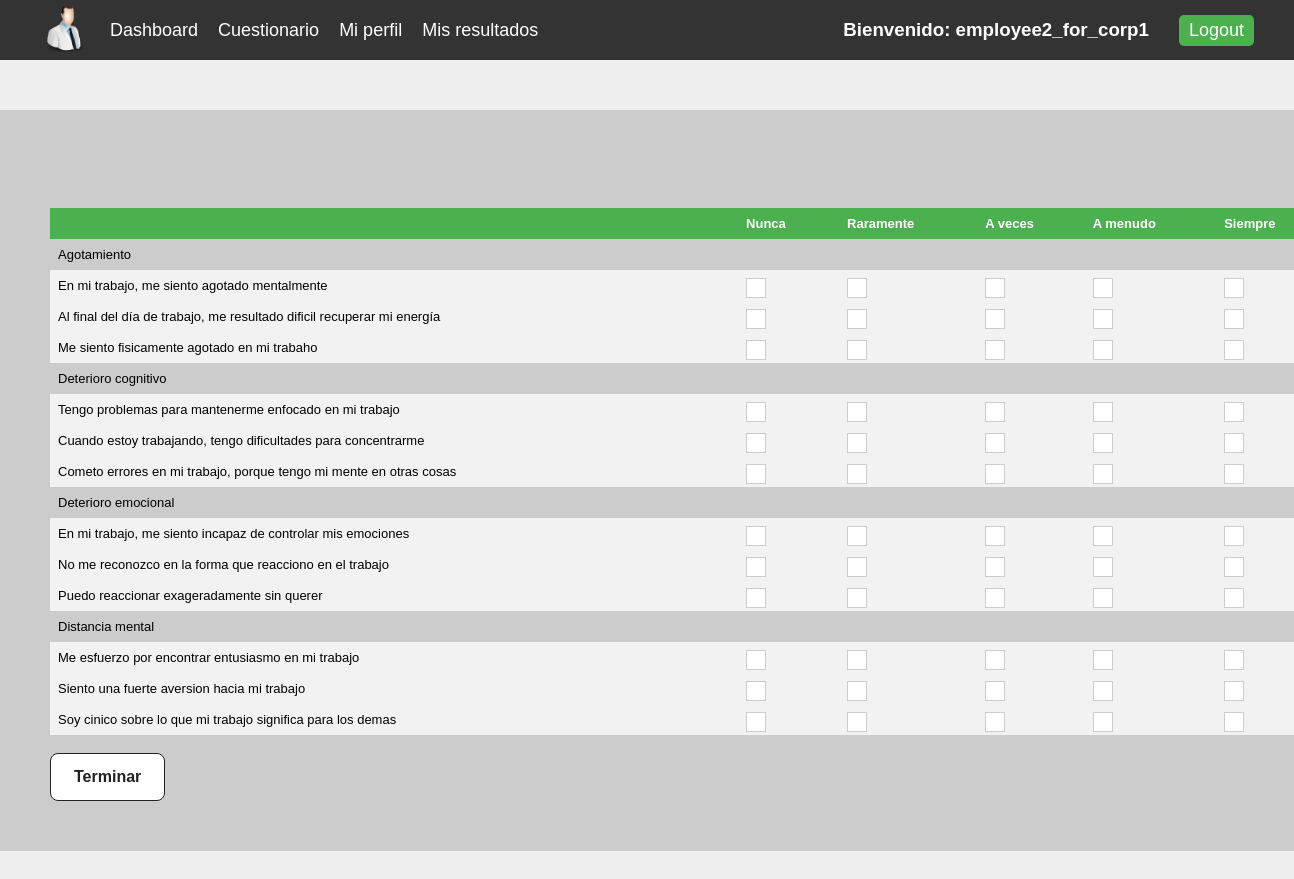
Page / (signed in) on the committed database.
### app/models/user.py (models this page shows)
class User(db.Model, UserMixin):
    id = db.Column(db.Integer, primary_key=True)
    username = db.Column(db.String(100), unique=True)
    email= db.Column(db.String(100), unique=True)
    password = db.Column(db.String(300))
    is_active = db.Column(db.Boolean, default=False)
    is_corp = db.Column(db.Boolean, default=False)
    is_doctor = db.Column(db.Boolean, default=False)
    is_employee =  db.Column(db.Boolean, default=False)
    role = db.Column(db.String(100), unique=False)
    gender = db.Column(db.String(100), unique=False)
    permissions = db.relationship('Permission', secondary=user_permissions, lazy='subquery',backref=db.backref('users', lazy=True))
    doctor_access = db.Column(db.Boolean, default=False)

### app/models/question.py (models this page shows)
class Question(db.Model):
    id = db.Column(db.Integer, primary_key=True)
    text = db.Column(db.String(255))
    category = db.Column(db.String(255))
    questionnaire_id = db.Column(db.Integer, db.ForeignKey('questionnaire.id'))

### app/views/home_view.py (the view)
@app.route("/", methods = ['GET','POST'])
@login_required
def home():
    if current_user.is_doctor or current_user.is_corp:
        return redirect(url_for('dashboard'))
    questions = Question.query.filter_by(questionnaire_id=1).order_by(Question.category).all()
    choices = [
        'Nunca',
        'Raramente',
        'Algunas veces',
        'A menudo',
        'Siempre'
    ]
    submission = Submission.query.filter_by(user=current_user.id).order_by(Submission.id.desc()).first()
    current_date = datetime.now()
    submited = False
    if submission:
        next_week = submission.submitted_at + timedelta(weeks=1)
        if current_date <= next_week:
            submited= True
    return render_template("home.html", user=current_user, questions=questions,submited=submited, choices= choices)

### app/models/user.py (called while the page is built)
@login_manager.user_loader
def load_user(user_id):
    return User.query.get(user_id)

### app/templates/home.html (shortened to what this page needs)
{% extends 'nav.html' %}
{% block content %}
<link rel="stylesheet" href="{{ url_for('static', filename='css/card.css')}}" />
<link rel="stylesheet" href="{{ url_for('static', filename='css/modal.css')}}" />
<table id="myTable">
  <thead>
    <tr>
      <th></th>
      <th>Nunca</th>
      <th>Raramente</th>
      <th>A veces</th>
      <th>A menudo</th>
      <th>Siempre</th>
    </tr>
  </thead>
  <tbody>
    <div class="blog-container">
      {% set categories_list = [] %}
      {% for question in questions %}
      {% if question.category not in categories_list %}
      <tr style="background-color: #cccccc;"><td>{{question.category}}</td></tr>
      {% endif %}
      {% set _ = categories_list.append(question.category) %}
      <tr>
        <td>
          {{question.text}}
        </td>
        {% for choice in choices %}
        <td>
          <label class="checkbox">
            <span class="checkbox-icon"></span>
            <div class="content">&nbsp;</div>
          </label>
        </td>
        {% endfor %}
      </tr>
      {% endfor %}
    </div>
  </tbody>
</table>
<br>
{% if not submited %}
<button id="submitBTN" class="postbtn" onclick="submutAnswers()"> Terminar</button>
{% else %}
<h1 style="color: brown;">¡Solo puedes responder un cuestionario por semana! </h1>
{% endif %}
{% endblock%}

### app/templates/nav.html (shortened to what this page needs)
<!DOCTYPE html>
<html lang="en">
<head>
    <link rel="stylesheet" href="{{ url_for('static', filename='css/nav.css')}}">
</head>
<body>
    <div class="navbar">
		{% if user.is_employee %}
		<a href="{{url_for('home')}}" class="logo"><img style="max-width: 50px; margin-left: 20px;" src="{{ url_for('static', filename='imgs/user2.png')}}" alt=""></a>
		<a href="{{url_for('dashboard')}}">Dashboard</a>
		<a href="{{url_for('home')}}">Cuestionario</a>
		<a href="{{url_for('employee_profile')}}">Mi perfil</a>
		<a href="{{url_for('my_results')}}">Mis resultados</a>
		{% endif %}
		{% if user.is_authenticated %}
			<h3 style="margin-right: 30px;">Bienvenido: <strong>{{user.username}}</strong></h3>
			<a href="{{url_for('logout')}}" class="login-button">Logout</a>
		{% else %}
			<a href="{{url_for('login')}}" class="login-button">Login</a>
		{% endif %}
	</div>
	<section class="container">
    {%block content%}
    {%endblock%}
	</section>
</body>
</html>

### app/static/css/nav.css (style rules this page uses)
body { font-family: Arial, sans-serif; background-color: #eee; margin: 0; padding: 0; }
.navbar { background-color: #333; color: white; display: flex; align-items: center; height: 60px; padding: 0 20px; }
.container { max-width: 1500px; width: 100%; width: calc(100% - 1rem); margin: 50px auto; padding: 50px; background: #ccc; }
.logo { font-weight: bold; font-size: 24px; margin-right: 30px; }
.navbar a { color: white; text-decoration: none; margin-right: 20px; font-size: 18px; }
.login-button { background-color: #4CAF50; color: white; border: none; padding: 5px 10px; border-radius: 5px; cursor: pointer; }

### app/static/css/card.css (style rules this page uses)
.blog-container { background: #fff; border-radius: 5px; box-shadow: rgba(0, 0, 0, 0.2) 0 4px 2px -2px; font-family: "adelle-sans", sans-serif; font-weight: 100; margin: 48px auto; width: 20rem; }
@media screen and (min-width: 480px) { .blog-container { width: 28rem; } }
@media screen and (min-width: 767px) { .blog-container { width: 40rem; } }
@media screen and (min-width: 959px) { .blog-container { width: 50rem; } }
.postbtn { display: inline-block; outline: none; cursor: pointer; font-size: 16px; line-height: 20px; font-weight: 600; border-radius: 8px; padding: 13px 23px; border: 1px solid #222222; transition: box-shadow 0.2s ease 0s, -ms-transform 0.1s ease 0s, -webkit-transform 0.1s ease 0s, transform 0.1s ease 0s; background: #fff; color: #222222; }
table { border-collapse: collapse; width: 100%; }
th, td { text-align: left; padding: 8px; font-size: small; }
tr:nth-child(even) { background-color: #f2f2f2 }
th { background-color: #4CAF50; color: white; }
tr { background-color: #f2f2f2; }
.checkbox { position: relative; display: inline-block; margin-right: 10px; cursor: pointer; padding-left: 2.4em; }
.checkbox-icon { position: absolute; top: 0; left: 0; height: 18px; width: 18px; border: 1px solid #ccc; background-color: #fff; }

### rows in the picture
User: username "employee2_for_corp1"
Question: category "Agotamiento", text "En mi trabajo, me siento agotado mentalmente"
Question: text "Al final del día de trabajo, me resultado dificil recuperar mi energía"
Question: text "Me siento fisicamente agotado en mi trabaho"
Question: category "Deterioro cognitivo", text "Tengo problemas para mantenerme enfocado en mi trabajo"
Question: text "Cuando estoy trabajando, tengo dificultades para concentrarme"
Question: text "Cometo errores en mi trabajo, porque tengo mi mente en otras cosas"
Question: category "Deterioro emocional", text "En mi trabajo, me siento incapaz de controlar mis emociones"
Question: text "No me reconozco en la forma que reacciono en el trabajo"
Question: text "Puedo reaccionar exageradamente sin querer"
Question: category "Distancia mental", text "Me esfuerzo por encontrar entusiasmo en mi trabajo"
Question: text "Siento una fuerte aversion hacia mi trabajo"
Question: text "Soy cinico sobre lo que mi trabajo significa para los demas"
